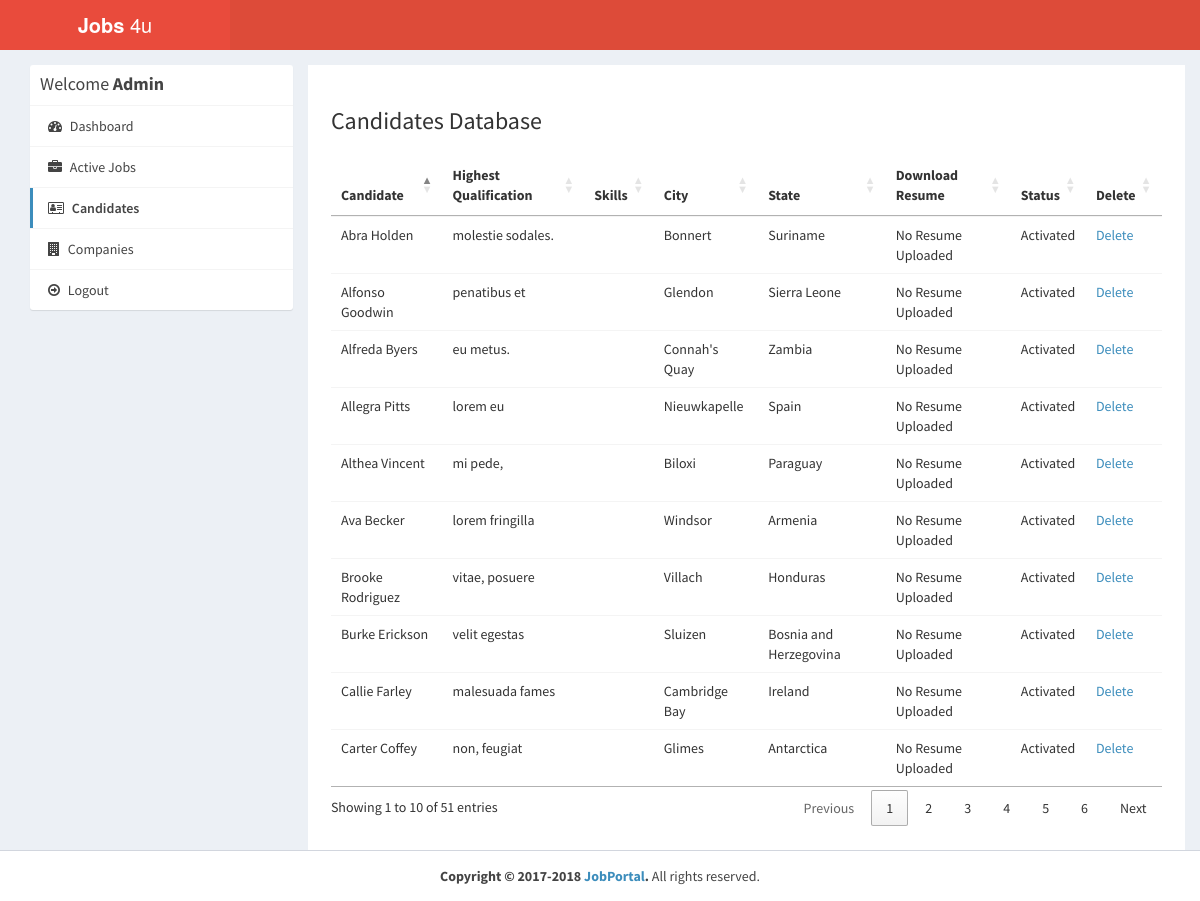
Page /admin/applications.php (signed in) on the committed database.
### tables this page shows
CREATE TABLE `users` (
  `id_user` int(11) NOT NULL,
  `firstname` varchar(255) NOT NULL,
  `lastname` varchar(255) NOT NULL,
  `email` varchar(255) NOT NULL,
  `password` varchar(255) NOT NULL,
  `address` text,
  `city` varchar(255) DEFAULT NULL,
  `state` varchar(255) DEFAULT NULL,
  `contactno` varchar(255) DEFAULT NULL,
  `qualification` varchar(255) DEFAULT NULL,
  `stream` varchar(255) DEFAULT NULL,
  `passingyear` varchar(255) DEFAULT NULL,
  `dob` varchar(255) DEFAULT NULL,
  `age` varchar(255) DEFAULT NULL,
  `designation` varchar(255) DEFAULT NULL,
  `resume` varchar(255) DEFAULT NULL,
  `hash` varchar(255) DEFAULT NULL,
  `active` int(11) NOT NULL DEFAULT '0',
  `aboutme` text,
  `skills` text
);

### admin/applications.php (the view, shortened to what this page needs)
<?php
require_once("../db.php");
?>
<!DOCTYPE html>
<html>
<head>
  <link rel="stylesheet" href="https://cdnjs.cloudflare.com/ajax/libs/twitter-bootstrap/3.3.7/css/bootstrap.min.css">
  <link rel="stylesheet" href="https://cdnjs.cloudflare.com/ajax/libs/font-awesome/4.7.0/css/font-awesome.min.css">
  <link rel="stylesheet" href="https://cdnjs.cloudflare.com/ajax/libs/ionicons/2.0.1/css/ionicons.min.css">
  <link rel="stylesheet" href="https://cdn.datatables.net/1.10.15/css/jquery.dataTables.min.css">
  <link rel="stylesheet" href="../css/AdminLTE.min.css">
  <link rel="stylesheet" href="../css/_all-skins.min.css">
  <link rel="stylesheet" href="../css/custom.css">
</head>
<body class="hold-transition skin-red sidebar-mini">
<div class="wrapper">
  <header class="main-header">
    <a href="index.php" class="logo logo-bg">
      <span class="logo-lg"><b>Jobs</b> 4u</span>
    </a>
    <nav class="navbar navbar-static-top">
    </nav>
  </header>
  <div class="content-wrapper" style="margin-left: 0px;">
    <section id="candidates" class="content-header">
      <div class="container">
        <div class="row">
          <div class="col-md-3">
            <div class="box box-solid">
              <div class="box-header with-border">
                <h3 class="box-title">Welcome <b>Admin</b></h3>
              </div>
              <div class="box-body no-padding">
                <ul class="nav nav-pills nav-stacked">
                  <li><a href="dashboard.php"><i class="fa fa-dashboard"></i> Dashboard</a></li>
                  <li><a href="active-jobs.php"><i class="fa fa-briefcase"></i> Active Jobs</a></li>
                  <li class="active"><a href="applications.php"><i class="fa fa-address-card-o"></i> Candidates</a></li>
                  <li><a href="companies.php"><i class="fa fa-building"></i> Companies</a></li>
                  <li><a href="../logout.php"><i class="fa fa-arrow-circle-o-right"></i> Logout</a></li>
                </ul>
              </div>
            </div>
          </div>
          <div class="col-md-9 bg-white padding-2">
            <h3>Candidates Database</h3>
            <div class="row margin-top-20">
              <div class="col-md-12">
                <div class="box-body table-responsive no-padding">
                  <table id="example2" class="table table-hover">
                    <thead>
                      <th>Candidate</th>
                      <th>Highest Qualification</th>
                      <th>Skills</th>
                      <th>City</th>
                      <th>State</th>
                      <th>Download Resume</th>
                      <th>Status</th>
                      <th>Delete</th>
                    </thead>
                    <tbody>
                      <?php
                       $sql = "SELECT * FROM users";
                            $result = $conn->query($sql);
                            if($result->num_rows > 0) {
                              while($row = $result->fetch_assoc())
                              {
                      ?>
                      <tr>
                        <td><?php echo $row['firstname'].' '.$row['lastname']; ?></td>
                        <td><?php echo $row['qualification']; ?></td>
                        <td>
                        </td>
                        <td><?php echo $row['city']; ?></td>
                        <td><?php echo $row['state']; ?></td>
                        <?php if($row['resume'] != '') { ?>
                        <td><a href="../uploads/resume/<?php echo $row['resume']; ?>" download="<?php echo $row['firstname'].' Resume'; ?>"><i class="fa fa-file-pdf-o"></i></a></td>
                        <?php } else { ?>
                        <td>No Resume Uploaded</td>
                        <?php } ?>
                        <td>
                        <?php
                          if($row['active'] == '1') {
                            echo "Activated";
                          } else if($row['active'] == '0') {
                            ?>
                            <a href="reject-applications.php?id=<?php echo $row['id_user']; ?>">Reject</a> <a href="approve-applications.php?id=<?php echo $row['id_user']; ?>">Approve</a>
                            <?php
                          } else if($row['active'] == '0') {
                            echo "Rejected";
                          }
                        ?>
                        </td>
                        <td><a href="delete-applications.php?id=<?php echo $row['id_user']; ?>">Delete</a></td>
                        </tr>
                      <?php
                        }
                      }
                      ?>
                    </tbody>
                  </table>
                </div>
              </div>
            </div>
          </div>
        </div>
      </div>
    </section>
  </div>
  <footer class="main-footer" style="margin-left: 0px;">
    <div class="text-center">
      <strong>Copyright &copy; 2017-2018 <a href="../index.php">JobPortal</a>.</strong> All rights
    reserved.
    </div>
  </footer>
</div>
</body>
</html>

### css/custom.css (style rules this page uses)
.logo-bg { background-color: #E94B3C !important; }
.margin-top-20 { margin-top: 20px; }
.padding-2 { padding: 2%; }
.bg-white { background-color: #fff; }

### rows in the picture
users: firstname "Althea", lastname "Vincent", qualification "mi pede,", city "Biloxi", state "Paraguay", shows "No Resume Uploaded", active "Activated"
users: firstname "Abra", lastname "Holden", qualification "molestie sodales.", city "Bonnert", state "Suriname", shows "No Resume Uploaded", active "Activated"
users: firstname "Carter", lastname "Coffey", qualification "non, feugiat", city "Glimes", state "Antarctica", shows "No Resume Uploaded", active "Activated"
users: firstname "Alfonso", lastname "Goodwin", qualification "penatibus et", city "Glendon", state "Sierra Leone", shows "No Resume Uploaded", active "Activated"
users: firstname "Callie", lastname "Farley", qualification "malesuada fames", city "Cambridge Bay", state "Ireland", shows "No Resume Uploaded", active "Activated"
users: firstname "Burke", lastname "Erickson", qualification "velit egestas", city "Sluizen", state "Bosnia and Herzegovina", shows "No Resume Uploaded", active "Activated"
users: firstname "Allegra", lastname "Pitts", qualification "lorem eu", city "Nieuwkapelle", state "Spain", shows "No Resume Uploaded", active "Activated"
users: firstname "Brooke", lastname "Rodriguez", qualification "vitae, posuere", city "Villach", state "Honduras", shows "No Resume Uploaded", active "Activated"
users: firstname "Ava", lastname "Becker", qualification "lorem fringilla", city "Windsor", state "Armenia", shows "No Resume Uploaded", active "Activated"
users: firstname "Alfreda", lastname "Byers", qualification "eu metus.", city "Connah's Quay", state "Zambia", shows "No Resume Uploaded", active "Activated"
